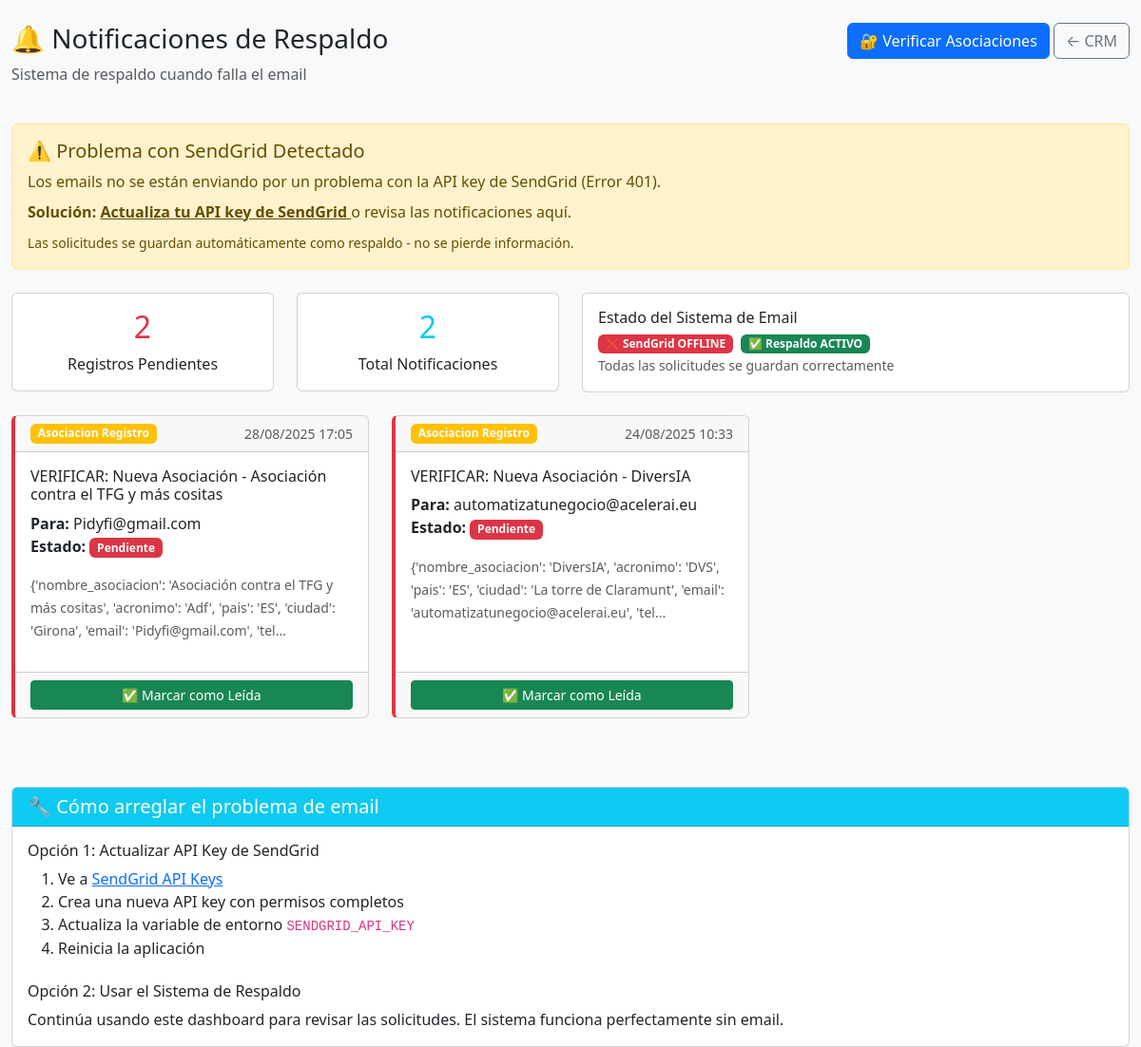
/admin/notificaciones-pendientes (signed in), run on the app's committed database.
### models.py (models this page shows, shortened)
class NotificationBackup(db.Model):
    __tablename__ = 'notifications_backup'
    id = db.Column(db.Integer, primary_key=True)
    tipo = db.Column(db.String(50), nullable=False)  # 'asociacion_registro', 'asociacion_estado', etc.
    destinatario = db.Column(db.String(120), nullable=False)
    asunto = db.Column(db.String(200), nullable=False)
    contenido = db.Column(db.Text, nullable=False)  # Datos en texto plano
    email_html = db.Column(db.Text, nullable=True)  # Contenido HTML del email
    estado = db.Column(db.String(20), default='pendiente')  # 'pendiente', 'enviado', 'leido'
    prioridad = db.Column(db.String(10), default='media')  # 'alta', 'media', 'baja'
    created_at = db.Column(db.DateTime, default=datetime.utcnow, index=True)
    sent_at = db.Column(db.DateTime, nullable=True)
    read_at = db.Column(db.DateTime, nullable=True)

### routes_simple.py (the view)
@app.route('/admin/notificaciones-pendientes')
def notificaciones_pendientes():
    from flask import session, redirect
    if 'admin_ok' not in session or not session.get('admin_ok'):
        flash('Acceso restringido. Inicia sesión como administrador.', 'error')
        return redirect('/admin/login-new')
    from models import NotificationBackup
    notifications = NotificationBackup.query.filter_by(
        estado='pendiente'
    ).order_by(NotificationBackup.created_at.desc()).all()
    registro_count = NotificationBackup.query.filter_by(
        tipo='asociacion_registro',
        estado='pendiente'
    ).count()
    return render_template('admin/notificaciones-pendientes.html',
                         notifications=notifications,
                         registro_count=registro_count)

### app.py (called while the page is built)
@app.after_request
def after_request(response):
    response.headers['X-Content-Type-Options'] = 'nosniff'
    response.headers['X-Frame-Options'] = 'DENY'
    response.headers['X-XSS-Protection'] = '1; mode=block'
    response.headers['Content-Security-Policy'] = "default-src 'self' 'unsafe-inline' 'unsafe-eval' https://cdn.jsdelivr.net https://cdnjs.cloudflare.com; img-src 'self' data: https:;"
    return response

### templates/admin/notificaciones-pendientes.html (shortened to what this page needs)
<!DOCTYPE html>
<html lang="es">
<head>
    <link href="https://cdn.jsdelivr.net/npm/bootstrap@5.3.0/dist/css/bootstrap.min.css" rel="stylesheet">
</head>
<body class="bg-light">
    <div class="container-fluid mt-4">
        <div class="row mb-4">
            <div class="col-md-8">
                <h1 class="h3">🔔 Notificaciones de Respaldo</h1>
                <p class="text-muted">Sistema de respaldo cuando falla el email</p>
            </div>
            <div class="col-md-4 text-end">
                <a href="/admin/verificar-asociaciones" class="btn btn-primary">
                    🔐 Verificar Asociaciones
                </a>
                <a href="/crm-minimal" class="btn btn-outline-secondary">← CRM</a>
            </div>
        </div>
        <div class="alert alert-warning mb-4">
            <h5 class="alert-heading">⚠️ Problema con SendGrid Detectado</h5>
            <p class="mb-2">Los emails no se están enviando por un problema con la API key de SendGrid (Error 401).</p>
            <p class="mb-2"><strong>Solución:</strong>
                <a href="https://sendgrid.com/solutions/email-api/" target="_blank" class="alert-link">
                    Actualiza tu API key de SendGrid
                </a> o revisa las notificaciones aquí.
            </p>
            <small>Las solicitudes se guardan automáticamente como respaldo - no se pierde información.</small>
        </div>
        <div class="row mb-4">
            <div class="col-md-3">
                <div class="card text-center">
                    <div class="card-body">
                        <h2 class="text-danger">{{ registro_count }}</h2>
                        <p class="mb-0">Registros Pendientes</p>
                    </div>
                </div>
            </div>
            <div class="col-md-3">
                <div class="card text-center">
                    <div class="card-body">
                        <h2 class="text-info">{{ notifications|length }}</h2>
                        <p class="mb-0">Total Notificaciones</p>
                    </div>
                </div>
            </div>
            <div class="col-md-6">
                <div class="card">
                    <div class="card-body">
                        <h6>Estado del Sistema de Email</h6>
                        <div class="d-flex align-items-center">
                            <span class="badge bg-danger me-2">❌ SendGrid OFFLINE</span>
                            <span class="badge bg-success">✅ Respaldo ACTIVO</span>
                        </div>
                        <small class="text-muted">Todas las solicitudes se guardan correctamente</small>
                    </div>
                </div>
            </div>
        </div>
        {% if notifications %}
            <div class="row">
                {% for notification in notifications %}
                <div class="col-md-6 col-lg-4 mb-4">
                    <div class="card notification-card h-100">
                        <div class="card-header d-flex justify-content-between">
                            <span class="badge bg-warning status-badge">{{ notification.tipo.replace('_', ' ').title() }}</span>
                            <small class="text-muted">{{ notification.created_at.strftime('%d/%m/%Y %H:%M') }}</small>
                        </div>
                        <div class="card-body">
                            <h6 class="card-title">{{ notification.asunto }}</h6>
                            <p class="card-text">
                                <strong>Para:</strong> {{ notification.destinatario }}<br>
                                <strong>Estado:</strong>
                                <span class="badge bg-{{ 'success' if notification.estado == 'leido' else 'danger' }}">
                                    {{ notification.estado.title() }}
                                </span>
                            </p>
                            {% if notification.contenido %}
                            <div class="mb-3">
                                <small class="text-muted">
                                    {{ notification.contenido[:150] }}{% if notification.contenido|length > 150 %}...{% endif %}
                                </small>
                            </div>
                            {% endif %}
                        </div>
                        <div class="card-footer">
                            {% if notification.estado == 'pendiente' %}
                            <form action="/admin/marcar-notificacion-leida/{{ notification.id }}" method="POST" class="d-inline">
                                <button type="submit" class="btn btn-success btn-sm w-100">
                                    ✅ Marcar como Leída
                                </button>
                            </form>
                            {% else %}
                            <button class="btn btn-outline-success btn-sm w-100" disabled>
                                ✅ Leída el {{ notification.read_at.strftime('%d/%m/%Y') if notification.read_at }}
                            </button>
                            {% endif %}
                        </div>
                    </div>
                </div>
                {% endfor %}
            </div>
        {% endif %}
        <div class="card mt-5">
            <div class="card-header bg-info text-white">
                <h5 class="mb-0">🔧 Cómo arreglar el problema de email</h5>
            </div>
            <div class="card-body">
                <h6>Opción 1: Actualizar API Key de SendGrid</h6>
                <ol>
                    <li>Ve a <a href="https://app.sendgrid.com/settings/api_keys" target="_blank">SendGrid API Keys</a></li>
                    <li>Crea una nueva API key con permisos completos</li>
                    <li>Actualiza la variable de entorno <code>SENDGRID_API_KEY</code></li>
                    <li>Reinicia la aplicación</li>
                </ol>
                <h6 class="mt-4">Opción 2: Usar el Sistema de Respaldo</h6>
                <p class="mb-0">Continúa usando este dashboard para revisar las solicitudes. El sistema funciona perfectamente sin email.</p>
            </div>
        </div>
    </div>
</body>
</html>

### templates/admin/notificaciones-pendientes.html (style rules this page uses)
.notification-card { transition: transform 0.2s; border-left: 4px solid #dc3545; }
.status-badge { font-size: 0.75rem; }

### data on the page
NotificationBackup: tipo.replace "Asociacion Registro", created_at "28/08/2025 17:05", asunto "VERIFICAR: Nueva Asociación - Asociación contra el TFG y más cositas", destinatario "Pidyfi@gmail.com", estado "Pendiente", contenido "{'nombre_asociacion': 'Asociación contra el TFG y más cositas', 'acronimo': 'Adf', 'pais': 'ES', 'ciudad': 'Girona', 'email': 'Pidyfi@gmail.com', 'tel"
NotificationBackup: tipo.replace "Asociacion Registro", created_at "24/08/2025 10:33", asunto "VERIFICAR: Nueva Asociación - DiversIA", destinatario "automatizatunegocio@acelerai.eu", estado "Pendiente", contenido "{'nombre_asociacion': 'DiversIA', 'acronimo': 'DVS', 'pais': 'ES', 'ciudad': 'La torre de Claramunt', 'email': 'automatizatunegocio@acelerai.eu', 'tel"

### other printed values
{{ registro_count }} "2"
{{ notifications|length }} "2"
